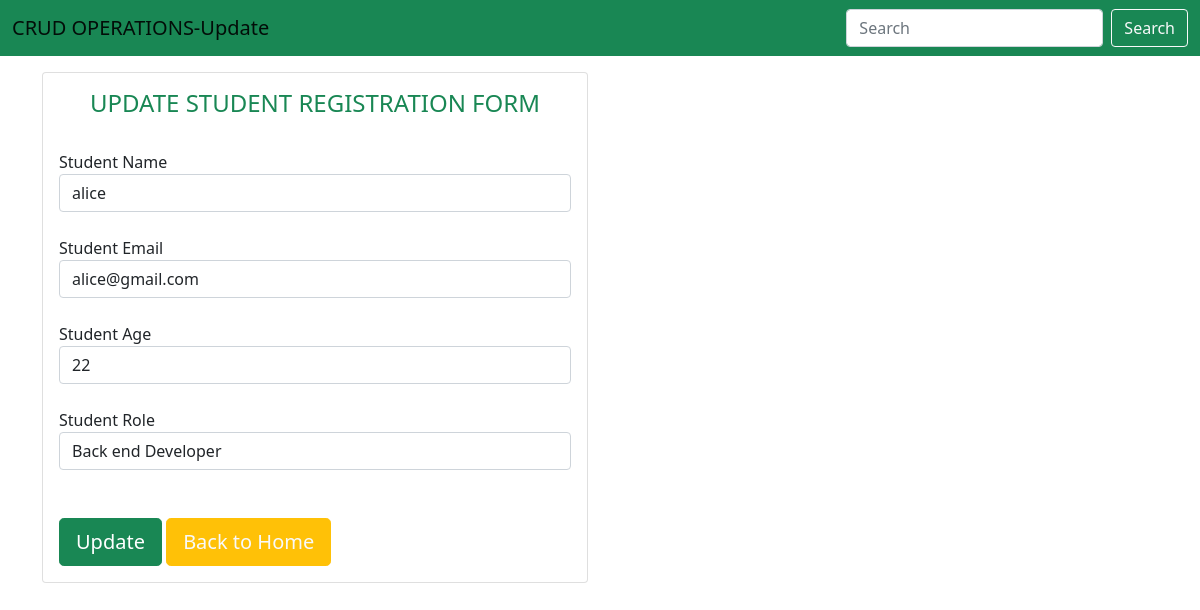
Page /update/5 on the committed database.
### app_name/models.py (models this page shows)
class Register(models.Model):
    name = models.CharField(max_length=100)
    email = models.EmailField()
    age = models.IntegerField()
    role = models.CharField(max_length=100)

### app_name/views.py (the view, shortened to what this page needs)
# urls.py: path('update/<id>',views.update,name='update'),
def update(request, id):
    register_entry = Register.objects.get(id=id)
    return render(request, "update.html", {"register_entry": register_entry})

### templates/update.html (shortened to what this page needs)
<!doctype html>
<html lang="en">
<head>
    <link href="https://cdn.jsdelivr.net/npm/bootstrap@5.0.2/dist/css/bootstrap.min.css" rel="stylesheet"
>
</head>
<body>
    <nav class="navbar navbar-expand-lg navbar-light bg-success">
        <div class="container-fluid">
            <a class="navbar-brand" href="#">CRUD OPERATIONS-Update</a>
            <form class="d-flex">
                <input class="form-control me-2" type="search" placeholder="Search" aria-label="Search">
                <button class="btn btn-outline-light" type="submit">Search</button>
            </form>
        </div>
    </nav>
    <div class="container mt-3">
        <div class="row">
            <div class="col-md-6">
                <div class="card">
                    <div class="card-title">
                        <h4 class="text-center text-success mt-3">UPDATE STUDENT REGISTRATION FORM</h4>
                    </div>
                    <div class="card-text p-3">
                        <form action="/update/{{register_entry.id}}" method="post">{% csrf_token %}
                            <label for="name ">Student Name</label>
                            <input class="form-control" type="text" name="name" id="name" value="{{register_entry.name}}" placeholder="Enter Student Name" Required><br>
                            <label for="email">Student Email</label>
                            <input class="form-control" type="email" name="email" id="email" value="{{register_entry.email}}" placeholder="Enter Student Email" Required><br>
                            <label for="age ">Student Age</label>
                            <input class="form-control" type="number" name="age" id="age" value="{{register_entry.age}}" placeholder="Enter Student Age" Required><br>
                            <label for="role">Student Role</label>
                            <select id="role" class="form-control" name="role" id="role">
                                <option selected value="{{register_entry.role}}">{{register_entry.role}}</option>
                            </select>
                            <br><br>
                            <button type="submit" class="btn btn-success btn-lg btn-block">Update</button>
                            <a href="/" class="btn btn-warning btn-lg btn-block text-light">Back to Home</a>
                        </form>
                    </div>
                </div>
            </div>
</body>
</html>

### rows in the picture
Register: name "alice", email "alice@gmail.com", age "22", role "Back end Developer"
